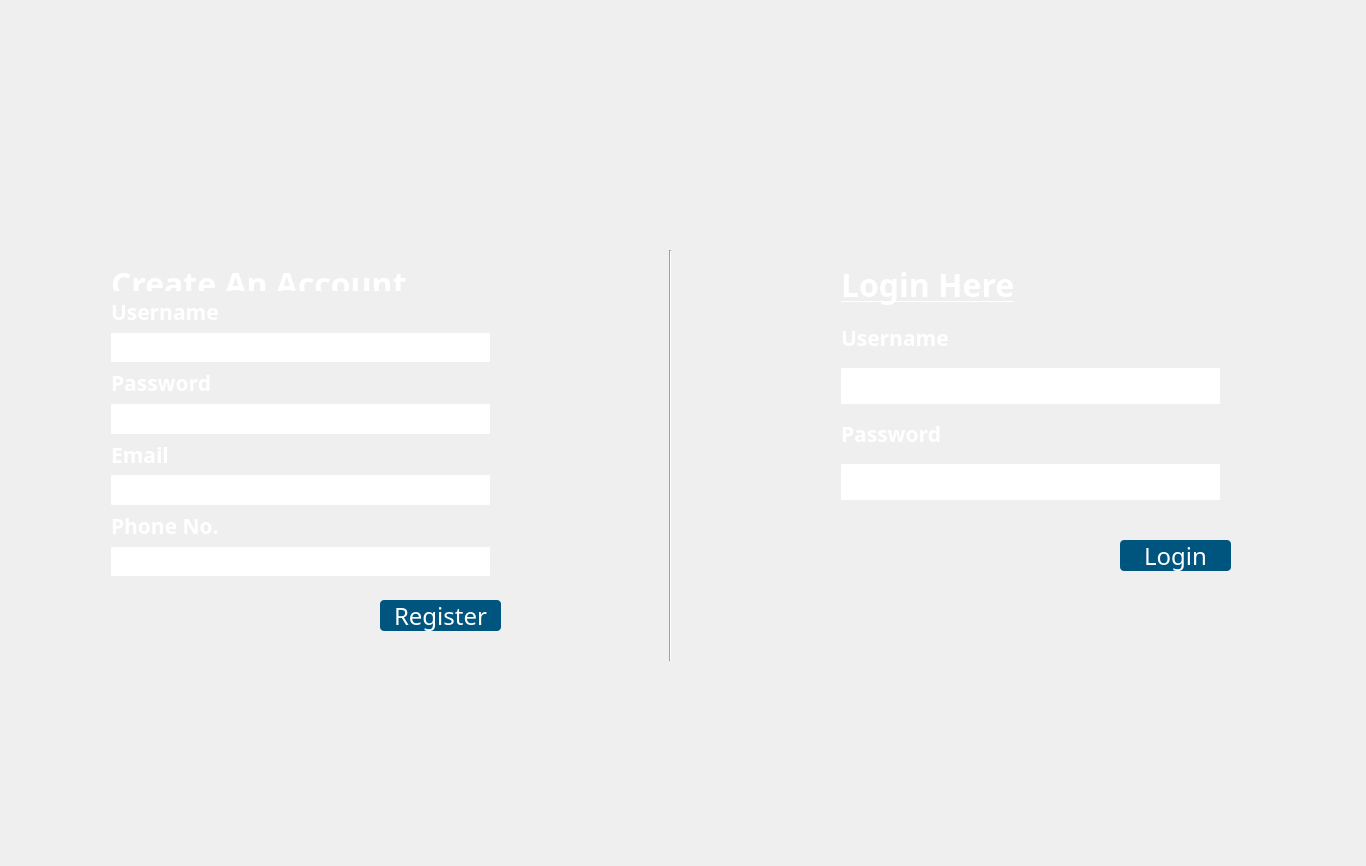
<?xml version="1.0" encoding="UTF-8"?>
<ui version="4.0">
 <class>MainWindow</class>
 <widget class="QMainWindow" name="MainWindow">
  <property name="geometry">
   <rect>
    <x>0</x>
    <y>0</y>
    <width>1366</width>
    <height>866</height>
   </rect>
  </property>
  <property name="windowTitle">
   <string>Login In The  APP</string>
  </property>
  <property name="windowIcon">
   <iconset resource="src.qrc">
    <normaloff>:/images/newspaper.png</normaloff>:/images/newspaper.png</iconset>
  </property>
  <property name="styleSheet">
   <string notr="true">#centralWidget{
border-image : url(:/newpic.jpg);
}</string>
  </property>
  <property name="iconSize">
   <size>
    <width>24</width>
    <height>24</height>
   </size>
  </property>
  <widget class="QWidget" name="centralWidget">
   <widget class="QFrame" name="registerform">
    <property name="geometry">
     <rect>
      <x>80</x>
      <y>230</y>
      <width>491</width>
      <height>481</height>
     </rect>
    </property>
    <property name="font">
     <font>
      <family>MV Boli</family>
      <pointsize>18</pointsize>
     </font>
    </property>
    <widget class="QPushButton" name="registerbtn">
     <property name="geometry">
      <rect>
       <x>300</x>
       <y>370</y>
       <width>121</width>
       <height>31</height>
      </rect>
     </property>
     <property name="maximumSize">
      <size>
       <width>229</width>
       <height>16777215</height>
      </size>
     </property>
     <property name="styleSheet">
      <string notr="true">#registerbtn{
	color: rgb(255, 255, 255);
	font: 75 14pt &quot;Sitka Display&quot;;
background-color: rgb(0, 85, 127);
border-width:0px;
border-radius:4px;
}
#registerbtn:hover{
background-color:rgb(0, 96, 141);
	font: 75 12pt &quot;Sitka Display&quot;;
	color: rgb(255, 255, 255);

}</string>
     </property>
     <property name="text">
      <string>Register</string>
     </property>
    </widget>
    <widget class="QWidget" name="layoutWidget">
     <property name="geometry">
      <rect>
       <x>20</x>
       <y>20</y>
       <width>401</width>
       <height>337</height>
      </rect>
     </property>
     <layout class="QVBoxLayout" name="verticalLayout">
      <item>
       <widget class="QLabel" name="label_7">
        <property name="font">
         <font>
          <family>Sitka Display</family>
          <pointsize>20</pointsize>
          <weight>75</weight>
          <bold>true</bold>
         </font>
        </property>
        <property name="text">
         <string>&lt;html&gt;&lt;head/&gt;&lt;body&gt;&lt;p&gt;&lt;span style=&quot; font-size:24pt; text-decoration: underline; color:#ffffff;&quot;&gt;Create An Account&lt;/span&gt;&lt;/p&gt;&lt;/body&gt;&lt;/html&gt;</string>
        </property>
       </widget>
      </item>
      <item>
       <widget class="QLabel" name="label">
        <property name="font">
         <font>
          <family>Sitka Display</family>
          <pointsize>20</pointsize>
          <weight>75</weight>
          <bold>true</bold>
         </font>
        </property>
        <property name="text">
         <string>&lt;html&gt;&lt;head/&gt;&lt;body&gt;&lt;p&gt;&lt;span style=&quot; font-size:16pt; color:#ffffff;&quot;&gt;Username&lt;/span&gt;&lt;/p&gt;&lt;/body&gt;&lt;/html&gt;</string>
        </property>
       </widget>
      </item>
      <item>
       <widget class="QLineEdit" name="lineEdit_username">
        <property name="styleSheet">
         <string notr="true">#lineEdit_username{
font: 75 14pt &quot;Sitka Display&quot;;
border-width:0px;
border-radius:1px;

}
</string>
        </property>
       </widget>
      </item>
      <item>
       <widget class="QLabel" name="label_2">
        <property name="font">
         <font>
          <family>Sitka Display</family>
          <pointsize>20</pointsize>
          <weight>75</weight>
          <bold>true</bold>
         </font>
        </property>
        <property name="text">
         <string>&lt;html&gt;&lt;head/&gt;&lt;body&gt;&lt;p&gt;&lt;span style=&quot; font-size:16pt; color:#ffffff;&quot;&gt;Password&lt;/span&gt;&lt;/p&gt;&lt;/body&gt;&lt;/html&gt;</string>
        </property>
       </widget>
      </item>
      <item>
       <widget class="QLineEdit" name="lineEdit_password">
        <property name="styleSheet">
         <string notr="true">#lineEdit_password{
font: 75 14pt &quot;Sitka Display&quot;;
border-width:0px;
border-radius:1px;

}
</string>
        </property>
        <property name="echoMode">
         <enum>QLineEdit::Password</enum>
        </property>
       </widget>
      </item>
      <item>
       <widget class="QLabel" name="label_3">
        <property name="font">
         <font>
          <family>Sitka Display</family>
          <pointsize>20</pointsize>
          <weight>75</weight>
          <bold>true</bold>
         </font>
        </property>
        <property name="text">
         <string>&lt;html&gt;&lt;head/&gt;&lt;body&gt;&lt;p&gt;&lt;span style=&quot; font-size:16pt; color:#ffffff;&quot;&gt;Email&lt;/span&gt;&lt;/p&gt;&lt;/body&gt;&lt;/html&gt;</string>
        </property>
       </widget>
      </item>
      <item>
       <widget class="QLineEdit" name="lineEdit_email">
        <property name="styleSheet">
         <string notr="true">#lineEdit_email{
font: 75 14pt &quot;Sitka Display&quot;;
border-width:0px;
border-radius:1px;

}
</string>
        </property>
       </widget>
      </item>
      <item>
       <widget class="QLabel" name="label_4">
        <property name="font">
         <font>
          <family>Sitka Display</family>
          <pointsize>20</pointsize>
          <weight>75</weight>
          <bold>true</bold>
         </font>
        </property>
        <property name="text">
         <string>&lt;html&gt;&lt;head/&gt;&lt;body&gt;&lt;p&gt;&lt;span style=&quot; font-size:16pt; color:#ffffff;&quot;&gt;Phone No.&lt;/span&gt;&lt;/p&gt;&lt;/body&gt;&lt;/html&gt;</string>
        </property>
       </widget>
      </item>
      <item>
       <widget class="QLineEdit" name="lineEdit_phone">
        <property name="styleSheet">
         <string notr="true">#lineEdit_phone{
font: 75 14pt &quot;Sitka Display&quot;;
border-width:0px;
border-radius:1px;

}
</string>
        </property>
       </widget>
      </item>
     </layout>
    </widget>
   </widget>
   <widget class="QFrame" name="registerform_2">
    <property name="geometry">
     <rect>
      <x>790</x>
      <y>240</y>
      <width>591</width>
      <height>431</height>
     </rect>
    </property>
    <property name="font">
     <font>
      <family>MV Boli</family>
      <pointsize>18</pointsize>
     </font>
    </property>
    <widget class="QPushButton" name="Login">
     <property name="geometry">
      <rect>
       <x>330</x>
       <y>300</y>
       <width>111</width>
       <height>31</height>
      </rect>
     </property>
     <property name="maximumSize">
      <size>
       <width>229</width>
       <height>16777215</height>
      </size>
     </property>
     <property name="styleSheet">
      <string notr="true">#Login{
	color: rgb(255, 255, 255);
	font: 75 14pt &quot;Sitka Display&quot;;
background-color: rgb(0, 85, 127);
border-width:0px;
border-radius:4px;
}
#Login:hover{
background-color:rgb(0, 96, 141);
	font: 75 12pt &quot;Sitka Display&quot;;
	color: rgb(255, 255, 255);

}</string>
     </property>
     <property name="text">
      <string>Login</string>
     </property>
    </widget>
    <widget class="QWidget" name="layoutWidget">
     <property name="geometry">
      <rect>
       <x>40</x>
       <y>10</y>
       <width>401</width>
       <height>261</height>
      </rect>
     </property>
     <layout class="QVBoxLayout" name="verticalLayout_2">
      <item>
       <widget class="QLabel" name="label_8">
        <property name="font">
         <font>
          <family>Sitka Display</family>
          <pointsize>22</pointsize>
          <weight>75</weight>
          <bold>true</bold>
         </font>
        </property>
        <property name="text">
         <string>&lt;html&gt;&lt;head/&gt;&lt;body&gt;&lt;p&gt;&lt;span style=&quot; font-size:24pt; text-decoration: underline; color:#ffffff;&quot;&gt;Login Here&lt;/span&gt;&lt;/p&gt;&lt;/body&gt;&lt;/html&gt;</string>
        </property>
       </widget>
      </item>
      <item>
       <widget class="QLabel" name="label_5">
        <property name="font">
         <font>
          <family>Sitka Display</family>
          <pointsize>20</pointsize>
          <weight>75</weight>
          <bold>true</bold>
         </font>
        </property>
        <property name="text">
         <string>&lt;html&gt;&lt;head/&gt;&lt;body&gt;&lt;p&gt;&lt;span style=&quot; font-size:16pt; color:#ffffff;&quot;&gt;Username&lt;/span&gt;&lt;/p&gt;&lt;/body&gt;&lt;/html&gt;</string>
        </property>
       </widget>
      </item>
      <item>
       <widget class="QLineEdit" name="login_username">
        <property name="styleSheet">
         <string notr="true">#login_username{
font: 75 14pt &quot;Sitka Display&quot;;
border-width:0px;
border-radius:1px;

}
</string>
        </property>
       </widget>
      </item>
      <item>
       <widget class="QLabel" name="label_6">
        <property name="font">
         <font>
          <family>Sitka Display</family>
          <pointsize>20</pointsize>
          <weight>75</weight>
          <bold>true</bold>
         </font>
        </property>
        <property name="text">
         <string>&lt;html&gt;&lt;head/&gt;&lt;body&gt;&lt;p&gt;&lt;span style=&quot; font-size:16pt; color:#ffffff;&quot;&gt;Password&lt;/span&gt;&lt;/p&gt;&lt;/body&gt;&lt;/html&gt;</string>
        </property>
       </widget>
      </item>
      <item>
       <widget class="QLineEdit" name="login_password">
        <property name="styleSheet">
         <string notr="true">#login_password{
font: 75 14pt &quot;Sitka Display&quot;;
border-width:0px;
border-radius:1px;

}
</string>
        </property>
        <property name="text">
         <string/>
        </property>
        <property name="echoMode">
         <enum>QLineEdit::Password</enum>
        </property>
       </widget>
      </item>
     </layout>
    </widget>
   </widget>
   <widget class="Line" name="line">
    <property name="geometry">
     <rect>
      <x>660</x>
      <y>250</y>
      <width>20</width>
      <height>411</height>
     </rect>
    </property>
    <property name="font">
     <font>
      <family>Sitka Display</family>
      <pointsize>28</pointsize>
      <weight>75</weight>
      <bold>true</bold>
     </font>
    </property>
    <property name="orientation">
     <enum>Qt::Vertical</enum>
    </property>
   </widget>
   <widget class="QWidget" name="layoutWidget">
    <property name="geometry">
     <rect>
      <x>0</x>
      <y>0</y>
      <width>2</width>
      <height>2</height>
     </rect>
    </property>
    <layout class="QHBoxLayout" name="horizontalLayout_2"/>
   </widget>
   <widget class="QWidget" name="layoutWidget">
    <property name="geometry">
     <rect>
      <x>0</x>
      <y>0</y>
      <width>2</width>
      <height>2</height>
     </rect>
    </property>
    <layout class="QHBoxLayout" name="horizontalLayout"/>
   </widget>
  </widget>
 </widget>
 <layoutdefault spacing="6" margin="11"/>
 <resources>
  <include location="src.qrc"/>
 </resources>
 <connections/>
</ui>
